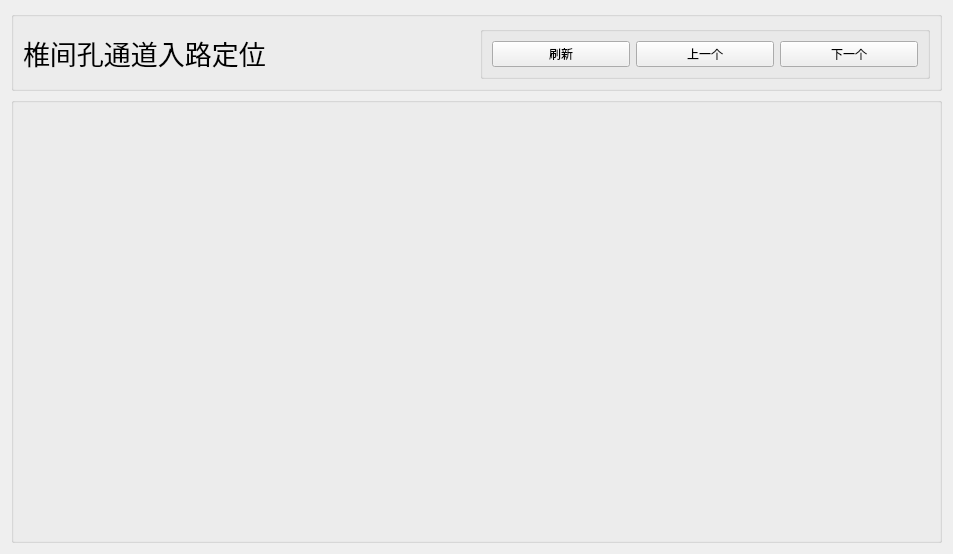
<?xml version="1.0" encoding="UTF-8"?>
<ui version="4.0">
 <class>Form</class>
 <widget class="QWidget" name="Form">
  <property name="geometry">
   <rect>
    <x>0</x>
    <y>0</y>
    <width>953</width>
    <height>554</height>
   </rect>
  </property>
  <property name="windowTitle">
   <string>Form</string>
  </property>
  <layout class="QVBoxLayout" name="verticalLayout">
   <item>
    <widget class="QGroupBox" name="groupBox_3">
     <property name="title">
      <string/>
     </property>
     <layout class="QHBoxLayout" name="horizontalLayout_2">
      <item>
       <widget class="QLabel" name="label">
        <property name="sizePolicy">
         <sizepolicy hsizetype="Expanding" vsizetype="Preferred">
          <horstretch>0</horstretch>
          <verstretch>0</verstretch>
         </sizepolicy>
        </property>
        <property name="font">
         <font>
          <pointsize>20</pointsize>
         </font>
        </property>
        <property name="text">
         <string>椎间孔通道入路定位</string>
        </property>
       </widget>
      </item>
      <item>
       <widget class="QGroupBox" name="groupBox">
        <property name="sizePolicy">
         <sizepolicy hsizetype="Expanding" vsizetype="Preferred">
          <horstretch>0</horstretch>
          <verstretch>0</verstretch>
         </sizepolicy>
        </property>
        <property name="title">
         <string/>
        </property>
        <layout class="QHBoxLayout" name="horizontalLayout">
         <item>
          <widget class="QPushButton" name="Refresh_2">
           <property name="sizePolicy">
            <sizepolicy hsizetype="Minimum" vsizetype="Fixed">
             <horstretch>0</horstretch>
             <verstretch>0</verstretch>
            </sizepolicy>
           </property>
           <property name="text">
            <string>刷新</string>
           </property>
          </widget>
         </item>
         <item>
          <widget class="QPushButton" name="Previous_2">
           <property name="sizePolicy">
            <sizepolicy hsizetype="Minimum" vsizetype="Fixed">
             <horstretch>0</horstretch>
             <verstretch>0</verstretch>
            </sizepolicy>
           </property>
           <property name="text">
            <string>上一个</string>
           </property>
          </widget>
         </item>
         <item>
          <widget class="QPushButton" name="Next_2">
           <property name="sizePolicy">
            <sizepolicy hsizetype="Minimum" vsizetype="Fixed">
             <horstretch>0</horstretch>
             <verstretch>0</verstretch>
            </sizepolicy>
           </property>
           <property name="text">
            <string>下一个</string>
           </property>
          </widget>
         </item>
        </layout>
       </widget>
      </item>
     </layout>
    </widget>
   </item>
   <item>
    <widget class="QGroupBox" name="groupBox_2">
     <property name="title">
      <string/>
     </property>
     <layout class="QGridLayout" name="gridLayout">
      <item row="0" column="1">
       <widget class="QVTKOpenGLNativeWidget" name="Sagittal_2" native="true">
        <property name="sizePolicy">
         <sizepolicy hsizetype="Expanding" vsizetype="Expanding">
          <horstretch>0</horstretch>
          <verstretch>0</verstretch>
         </sizepolicy>
        </property>
       </widget>
      </item>
      <item row="0" column="0">
       <widget class="QVTKOpenGLNativeWidget" name="Coronal_2" native="true">
        <property name="sizePolicy">
         <sizepolicy hsizetype="Expanding" vsizetype="Expanding">
          <horstretch>0</horstretch>
          <verstretch>0</verstretch>
         </sizepolicy>
        </property>
       </widget>
      </item>
      <item row="1" column="0">
       <widget class="QVTKOpenGLNativeWidget" name="Transverse_2" native="true">
        <property name="sizePolicy">
         <sizepolicy hsizetype="Expanding" vsizetype="Expanding">
          <horstretch>0</horstretch>
          <verstretch>0</verstretch>
         </sizepolicy>
        </property>
       </widget>
      </item>
      <item row="1" column="1">
       <widget class="QVTKOpenGLNativeWidget" name="Model3D_2" native="true">
        <property name="sizePolicy">
         <sizepolicy hsizetype="Expanding" vsizetype="Expanding">
          <horstretch>0</horstretch>
          <verstretch>0</verstretch>
         </sizepolicy>
        </property>
       </widget>
      </item>
     </layout>
    </widget>
   </item>
  </layout>
 </widget>
 <customwidgets>
  <customwidget>
   <class>QVTKOpenGLNativeWidget</class>
   <extends>QWidget</extends>
   <header location="global">qvtkopenglnativewidget.h</header>
   <container>1</container>
  </customwidget>
 </customwidgets>
 <resources/>
 <connections/>
</ui>
